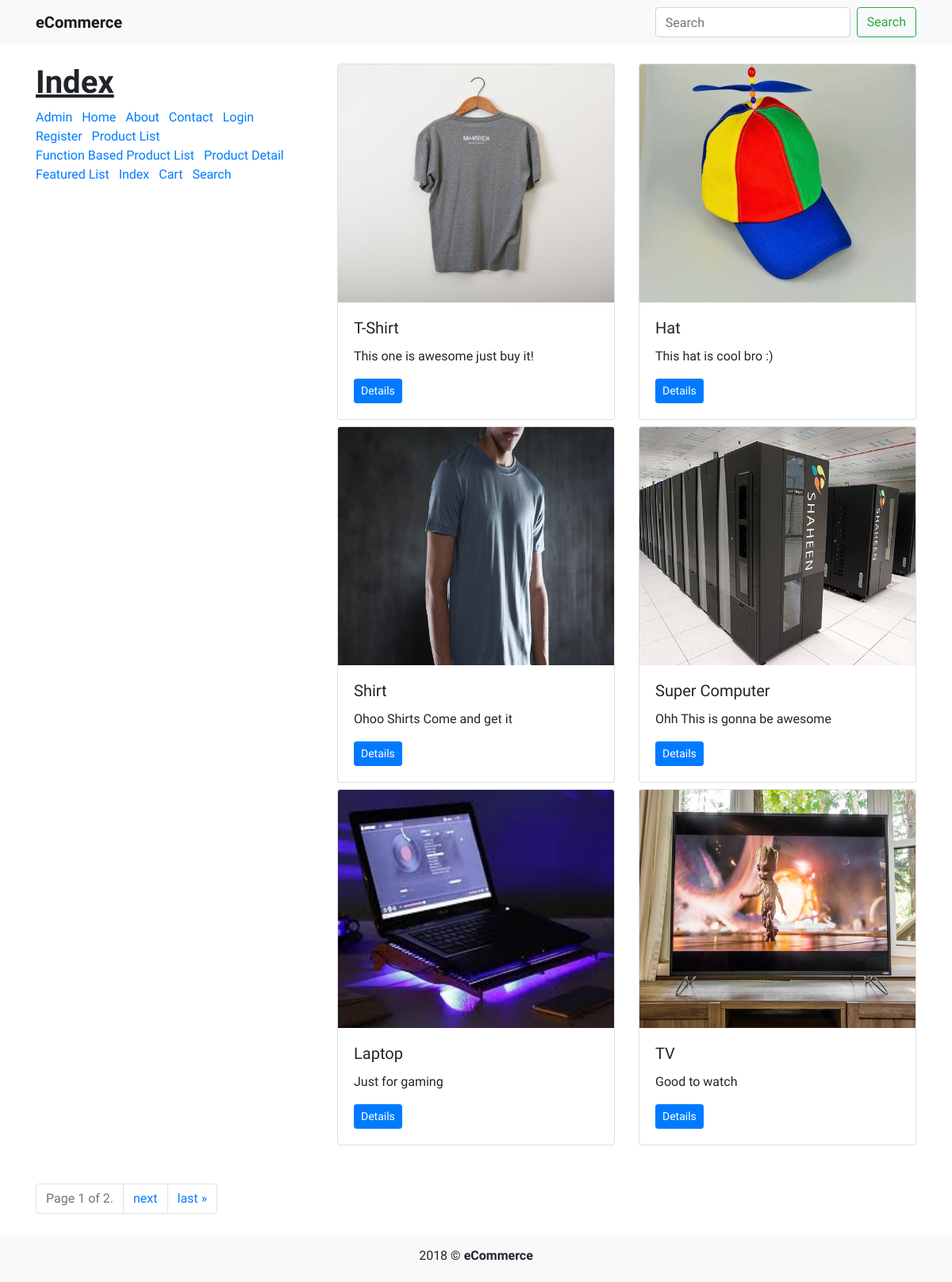
The app's page /products/search/ with its own data.
### products/models.py (models this page shows, shortened)
class Product(models.Model):
	title = models.CharField(max_length=120)
	slug = models.SlugField(null=True, blank=True)
	description = models.TextField()
	price = models.DecimalField(decimal_places=2, max_digits=20, default=39.99)
	image = models.ImageField(upload_to='products/', null=True, blank=True)
	featured = models.BooleanField(default=False)

### products/views.py (the view)
# urls.py: path('search/',views.product_list_search, name="search" ),
def product_list_search(request):
	q = request.GET.get('q', None)
	if q is None:
		queryset = Product.objects.all()
	else:
		queryset = Product.objects.filter(title__contains=q)
	paginator = Paginator(queryset, 6)
	page = request.GET.get('page')
	object_list = paginator.get_page(page)
	context = {
		"object_list": object_list,
		"title": "Index",
	}
	return render(request, "products/search.html", context)

### products/templates/products/search.html (shortened to what this page needs)
<!doctype html>
{% load static %}
<html lang="en">
  <head>
    <link rel="stylesheet" href="https://stackpath.bootstrapcdn.com/bootstrap/4.1.3/css/bootstrap.min.css">
  </head>
  <body>
    {% include 'navbar.html' %}
    <div class="container mt-4">
      <div class="row">
        <div class="col-4">
          <h1><b><u>{{ title }}</u></b></h1>
          {% include "nav.html" %}
        </div>
        <div class="col-8">
          <div class="row mb-4">
            {% for i in object_list %}
              <div class="col-6">
                <div class="card mb-2">
                  {% if i.image %}
                    <img class="card-img-top" src="{{ i.image.url }}" alt="Card image cap" style="height: 300px">
                  {% endif %}
                  <div class="card-body">
                    <h5 class="card-title">{{ i.title }}</h5>
                    <p class="card-text">{{ i.description }}</p>
                    <a href="{% url 'products:product_detail' i.slug %}" class="btn btn-primary btn-sm">Details</a>
                  </div>
                </div>
              </div>
            {% endfor %}
          </div>
        </div>
      </div>
      <div class="mt-3 m-0" style="padding-bottom: 70px;">
        <span class="step-links">
          <nav aria-label="Page navigation example">
            <ul class="pagination"">
              <li class="page-item disabled"><a class="page-link">
                <span class="current">
                  Page {{ object_list.number }} of {{ object_list.paginator.num_pages }}.
                </span>
              </a></li>
              {% if object_list.has_next %}
                <li class="page-item">
                  <a class="page-link" href="?page={{ object_list.next_page_number }}">next</a>
                </li>
                <li class="page-item">
                  <a class="page-link" href="?page={{ object_list.paginator.num_pages }}">last &raquo;</a>
                </li>
              {% endif %}
            </ul>
          </nav>
        </span>
      </div>
    </div>
    {% include 'footer.html' %}
  </body>
</html>

### products/templates/products/search.html (style rules this page uses)
body { font-family: 'PT Sans', sans-serif; min-height: 100vh !important; position: relative; }

### records on screen
Product: image (picture), title "T-Shirt", description "This one is awesome just buy it!"
Product: image (picture), title "Hat", description "This hat is cool bro :)"
Product: image (picture), title "Shirt", description "Ohoo Shirts Come and get it"
Product: image (picture), title "Super Computer", description "Ohh This is gonna be awesome"
Product: image (picture), title "Laptop", description "Just for gaming"
Product: image (picture), title "TV", description "Good to watch"

### other values on screen
{{ title }} "Index"
{{ object_list.number }} "1"
{{ object_list.paginator.num_pages }} "2"
